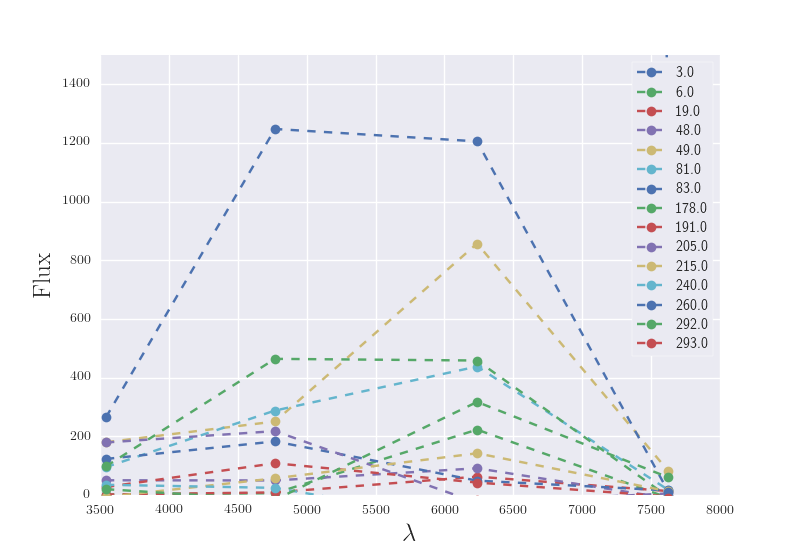

Python code for this plot:
from pylab import genfromtxt;
import matplotlib.pyplot as plt
import matplotlib as mpl
import seaborn
import numpy as np
mpl.rcParams['text.usetex'] = True

mat1 = genfromtxt("A2319.txt");
mat2 = genfromtxt("A2319.zout");

z_a = mat2[:,2]
id1 = mat2[:,0]

filter1 = (mat2[:,2]<2.2)&(mat2[:,2]>0.0)

filtered_z_a = z_a[filter1]
filtered_id = id1[filter1]

print filtered_id

mg = mat1[:,1][filter1]
mr = mat1[:,3][filter1]
mi = mat1[:,5][filter1]
mu = mat1[:,7][filter1]
 
x = [3543,4770,6237,7625]

for i in range(0,len(filtered_id)):
		
	mg[i] = mat1[i,1]
	mr[i] = mat1[i,3]
	mi[i] = mat1[i,5]
	mu[i] = mat1[i,7]
	m = [mg[i], mr[i], mi[i], mu[i]]
	plt.plot(x,m, label=filtered_id[i], marker='o',linestyle='--')
		
plt.ylim(0,1500)
plt.xlabel(r'$\lambda$',fontsize=18)
plt.ylabel(r'$\mathrm{Flux}$',fontsize=18)
plt.legend(loc=2,prop={'size':12})
plt.legend(frameon=True)
plt.savefig("magnitude_distribution_A2319.png")
plt.show()
